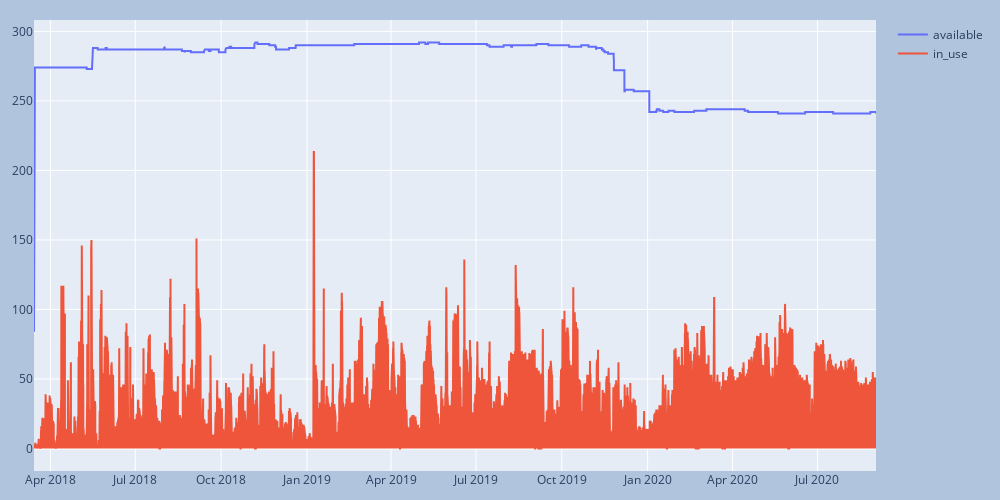

The notebook cell saved with this chart:
### Code cell
plot_trace(tracer, ['available', 'in_use'])

### Figure 1 — Plotly figure (JSON) as saved in the notebook; plotly's stock layout.template omitted (floating-point values rounded to 4 significant figures; data arrays with more than 128 entries replaced by an {"elided": "..."} marker saying what was removed)
{"data": [{"mode": "lines", "name": "available", "type": "scatter", "x": {"elided": "21655 str values"}, "y": {"elided": "21655 int values"}}, {"mode": "lines", "name": "in_use", "type": "scatter", "x": {"elided": "21655 str values"}, "y": {"elided": "21655 int values"}}], "layout": {"height": 500, "margin": {"b": 20, "l": 20, "r": 20, "t": 20}, "paper_bgcolor": "LightSteelBlue", "showlegend": true, "width": 1000}}
